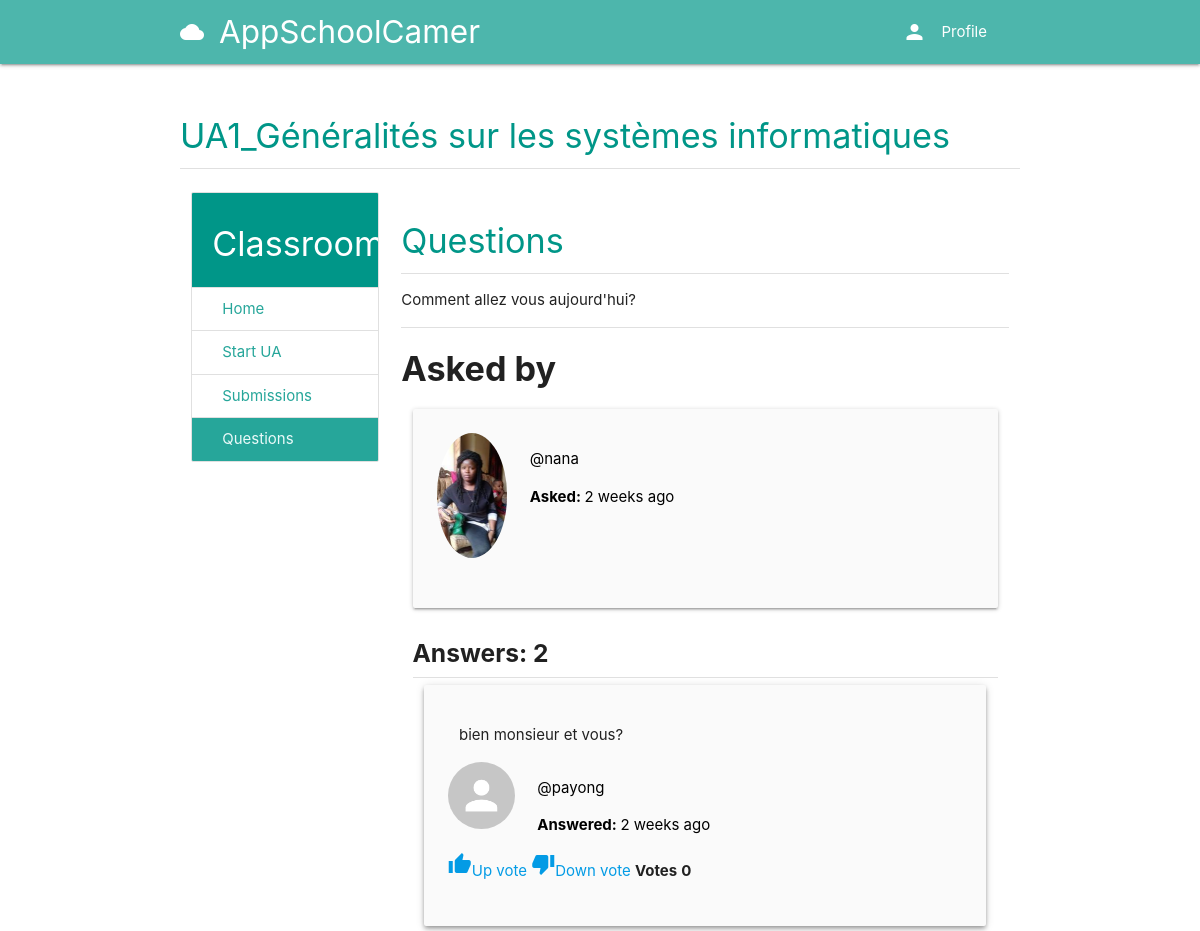
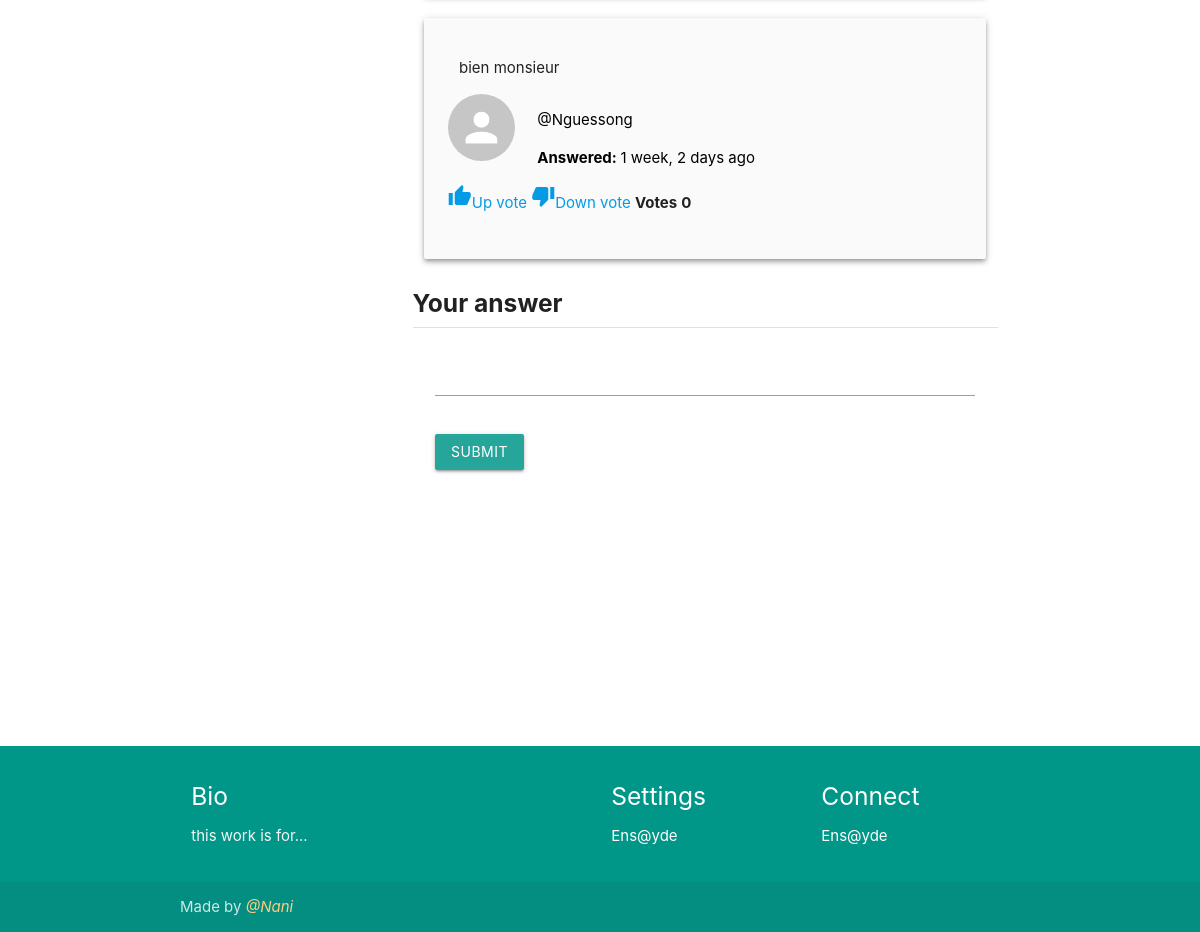
Page /course/e3a2a62b-95ac-4728-9878-0789d56fcc8a/questions/1 on the committed database (2 pictures, top to bottom).
### classroom/models.py (models this page shows, shortened)
class Course(models.Model):
	id = models.UUIDField(primary_key=True, default=uuid.uuid4, editable=False)
	picture = models.ImageField(upload_to=user_directory_path)
	title = models.CharField(max_length=200)
	description = models.CharField(max_length=300)
	category = models.ForeignKey(Category, on_delete=models.CASCADE)
	syllabus = RichTextField()
	user = models.ForeignKey(User, on_delete=models.CASCADE, related_name='course_owner')
	enrolled = models.ManyToManyField(User)
	modules = models.ManyToManyField(Module)
	questions = models.ManyToManyField(Question)

### question/models.py (models this page shows, shortened)
class Question(models.Model):
	user = models.ForeignKey(User, on_delete=models.CASCADE, related_name='question_user')
	title = models.CharField(max_length=300)
	body = RichTextField()
	created_date = models.DateTimeField(auto_now_add=True)
	update_date = models.DateTimeField(auto_now_add=True)
	has_accepted_answer = models.BooleanField(default=False)

class Answer(models.Model):
	user = models.ForeignKey(User, on_delete=models.CASCADE, related_name='answer_user')
	question = models.ForeignKey(Question, on_delete=models.CASCADE)
	body = RichTextField()
	created_date = models.DateTimeField(auto_now_add=True)
	update_date = models.DateTimeField(auto_now_add=True)
	votes = models.IntegerField(default=0)
	is_accepted_answer = models.BooleanField(default=False)

### authy/models.py (models this page shows, shortened)
class Profile(models.Model):
    user = models.OneToOneField(User, on_delete=models.CASCADE, related_name='profile')
    location = models.CharField(max_length=50, null=True, blank=True)
    url = models.CharField(max_length=80, null=True, blank=True)
    profile_info = models.TextField(max_length=150, null=True, blank=True)
    created = models.DateField(auto_now_add=True)
    picture = models.ImageField(upload_to=user_directory_path_profile, blank=True, null=True, verbose_name='Picture')
    banner = models.ImageField(upload_to=user_directory_path_banner, blank=True, null=True, verbose_name='Banner')
    teacher = 'teacher'
    student = 'student'
    parent = 'parent'
    user_types = [
        (teacher, 'teacher'),
        (student, 'student'),
        (parent, 'parent'),
    ]
    user_type = models.CharField(max_length=10, choices=user_types, default=student)
    sixieme = '6eme'
    cinquieme = '5eme'
    quatrieme = '4eme'
    troisieme = '3eme'
    seconde = '2nde'
    Premiere = '1ere'
    Tle = 'Tle'
    user_statuts = [
        (sixieme,'6eme'),
        (cinquieme, '5eme'),
        (quatrieme, '4eme'),
        (troisieme, '3eme'),
        (seconde, '2nde'),
        (Premiere, '1ere'),
        (Tle, 'Tle'),
    ]
    user_statut = models.CharField(max_length=15, choices=user_statuts, default=sixieme)

### question/views.py (the view)
# urls.py: path('<course_id>/questions/<question_id>', QuestionDetail, name='question-detail'),
def QuestionDetail(request, course_id, question_id):
	user = request.user
	moderator = False
	course = get_object_or_404(Course, id=course_id)
	question = get_object_or_404(Question, id=question_id)
	correct_answer = Answer.objects.filter(question=question, is_accepted_answer=True)
	rest_answers = Answer.objects.filter(question=question)
	answers = correct_answer | rest_answers
	if user == course.user or user == question.user:
		moderator = True
	if request.method == 'POST':
		form = AnswerForm(request.POST)
		if form.is_valid():
			body = form.cleaned_data.get('body')
			Answer.objects.create(user=user, question=question, body=body)
			return redirect('question-detail', course_id=course_id, question_id=question_id)
	else:
		form = AnswerForm()
	context = {
		'question': question,
		'answers': answers,
		'course': course,
		'form': form,
		'moderator': moderator,
	}
	return render(request, 'question/question.html', context)

### question/forms.py
class AnswerForm(forms.ModelForm):
	body = forms.CharField(widget=CKEditorWidget())
	class Meta:
		model = Answer
		fields = ('body',)

### authy/views.py (called while the page is built)
def SideNavInfo(request):
	user = request.user
	nav_profile = None
	if user.is_authenticated:
		nav_profile = Profile.objects.get(user=user)
	return {'nav_profile': nav_profile}

### direct/views.py (called while the page is built)
def CheckDirects(request):
    directs_count = 0
    if request.user.is_authenticated:
        directs_count = Message.objects.filter(user=request.user, is_read=False).count()
    return {'directs_count': directs_count}

### student_portal/templates/question/question.html (shortened to what this page needs)
{% extends 'base.html' %}
{% load static %}
{% load humanize %}
{% block content %}
<div class="section">
	<h4 class="teal-text">{{ course.title }}</h4>
	<div class="divider"></div>
</div>
<div class="row">
<div class="col s3">
      <ul class="collection with-header">
        <li class="collection-header teal white-text"><h4>Classroom</h4></li>
        <a href="{% url 'course' course.id %}" class="collection-item">Home</a>
        <a href="{% url 'modules' course.id %}" class="collection-item">Start UA</a>
        <a href="{% url 'submissions' course.id %}" class="collection-item">Submissions</a>
        <a href="{% url 'questions' course.id %}" class="collection-item active">Questions</a>
      </ul>
</div>
<div class="col s9">
  <div class="section">
    <h4 class="teal-text">Questions</h4>
    <div class="divider"></div>
    <div>
      {{ question.body | safe }}
    </div>
    <div>
      <div class="divider"></div>
      <h4><b>Asked by</b></h4>
    </div>
    <div class="col s12">
      <div class="card-panel grey lighten-5 z-depth-1">
      <div class="row">
      <div class="col s2">
      {% if question.user.profile.picture %}
        <img src="{{ question.user.profile.picture.url }}" class="circle responsive-img">
      {% else %}
        <img src="{% static 'img/no_avatar.jpg' %}" class="circle responsive-img">
      {% endif %}
      </div>
      <div class="col s10">
        <p class="black-text"><b>{{ question.user.get_full_name }}</b> @{{ question.user.username }}</p>
        <p class="black-text"><b>Asked: </b>{{question.created_date | naturaltime }}</p>
      </div>
      </div>
      </div>
    </div>
    <div class="col s12">
      <h5><b>Answers: {{ answers.count }}</b></h5>
      <div class="divider"></div>
    </div>
    <div class="col s12">
      {% for answer in answers %}
      <div class="col s12">
      <div class="card-panel grey lighten-5 z-depth-2">
      <div class="col s12">
        {{ answer.body | safe }}
      </div>
      <div class="row">
      <div class="col s2">
      {% if answer.user.profile.picture %}
        <img src="{{ answer.user.profile.picture.url }}" class="circle responsive-img">
      {% else %}
        <img src="{% static 'img/no_avatar.jpg' %}" class="circle responsive-img">
      {% endif %}
      </div>
      <div class="col s10">
        <p class="black-text"><b>{{ answer.user.get_full_name }}</b> @{{ answer.user.username }}</p>
        <p class="black-text"><b>Answered: </b>{{answer.created_date | naturaltime }}</p>
      </div>
      <div class="col s12">
        <a href="" class="vote" vote-type="U" answer-id="{{ answer.id }}"><i class="material-icons">thumb_up</i>Up vote</a>
        <a href="" class="vote" vote-type="D" answer-id="{{ answer.id }}"><i class="material-icons">thumb_down</i>Down vote</a>
        <span class="card-title"><b>Votes</b></span>
        <span id="answerVotes{{ answer.id }}" class="card-title"><b>{{ answer.votes }}</b></span>
      </div>
      </div>
      </div>
    </div>
    {% endfor %}
    </div>
    <div class="col s12">
      <h5><b>Your answer</b></h5>
      <div class="divider"></div>
      <div class="card">
        <form method="post" action="" role="form" class="col s12">
          <div class="input-field col s12">
            {{ form.body }}
          </div>
          <div class="input-field col s12">
            <button type="submit" value="login" class="btn waves-effect waves-light">
              Submit
            </button>
          </div>
        </form>
      </div>
    </div>
    <div class="col s12 m12 center-align">
    </div>
  </div>
</div>
</div>
{% endblock %}

### rows in the picture
Course: title "UA1_Généralités sur les systèmes informatiques"
Question: body "Comment allez vous aujourd'hui?", user.profile.picture (placeholder picture), user.username "nana", created_date "2 weeks ago"
Answer: body "bien monsieur et vous?", user.username "payong", created_date "2 weeks ago", votes "0"
Answer: body "bien monsieur", user.username "Nguessong", created_date "1 week, 2 days ago", votes "0"

### other values in the picture
{{ answers.count }} "2"
